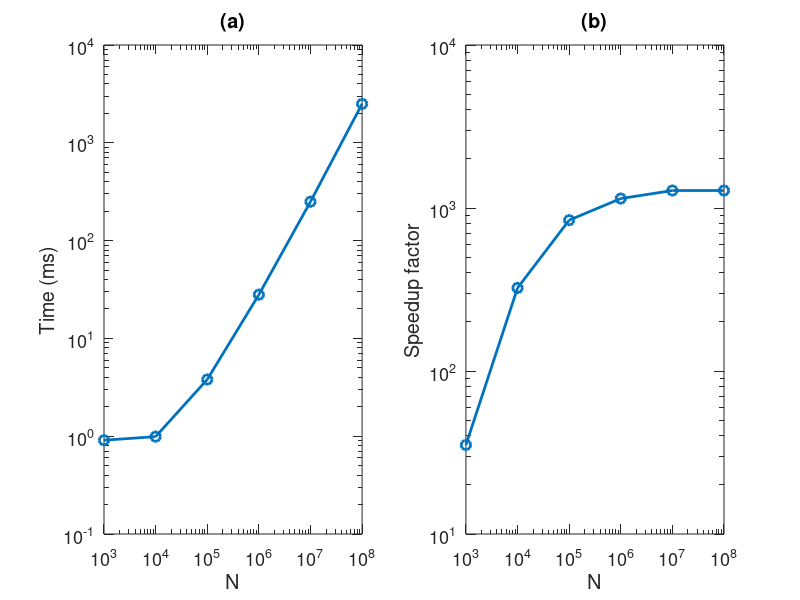

Write the MATLAB code that produced this figure.
clear; close all; fs=13;

N=[1,10,100,1000,10000,100000]*1000;
T=[0.91,0.99,3.8,28,250,2500];
speed_gpu=N./T;
speed_cpu=10^4/320;
ratio=speed_gpu/speed_cpu;

figure;

subplot(1,2,1);
loglog(N,T,'o-','linewidth',2,'markersize',7);
xlabel('N','fontsize',fs);
ylabel('Time (ms)','fontsize',fs);
xlim([10^3,10^8]);
set(gca,'fontsize',fs,'xtick',10.^(3:8));
set(gca,'ticklength',get(gca,'ticklength')*2);
title('(a)');

subplot(1,2,2);
loglog(N,ratio,'o-','linewidth',2,'markersize',7);
xlabel('N','fontsize',fs);
ylabel('Speedup factor','fontsize',fs);
xlim([10^3,10^8]);
set(gca,'fontsize',fs,'xtick',10.^(3:8));
set(gca,'ticklength',get(gca,'ticklength')*2);
title('(b)');

% 
% B=[32,64,128,256,512,1024];
% T=[33.719 19.567 23.397 17.757 18.638 20.253];
% 
% figure;
% semilogx(B,T,'-o','linewidth',2,'markersize',7);
% xlabel('Block Size','fontsize',fs);
% ylabel('Time (s)','fontsize',fs);
% xlim([20,2000]);
% set(gca,'fontsize',fs,'xtick',10.^(1:5));
% set(gca,'ticklength',get(gca,'ticklength')*2);




